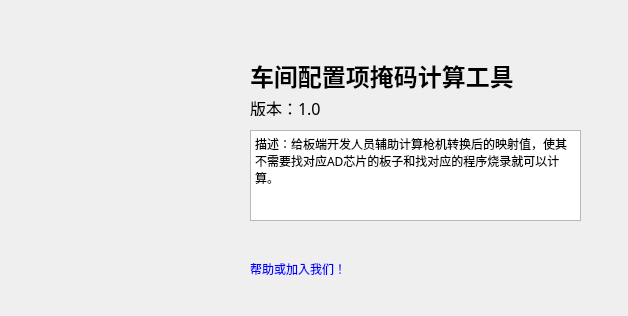
<?xml version="1.0" encoding="UTF-8"?>
<ui version="4.0">
 <class>AboutUsDialog</class>
 <widget class="QDialog" name="AboutUsDialog">
  <property name="geometry">
   <rect>
    <x>0</x>
    <y>0</y>
    <width>628</width>
    <height>316</height>
   </rect>
  </property>
  <property name="font">
   <font>
    <family>宋体</family>
   </font>
  </property>
  <property name="windowTitle">
   <string>关于</string>
  </property>
  <widget class="QLabel" name="label">
   <property name="geometry">
    <rect>
     <x>50</x>
     <y>70</y>
     <width>141</width>
     <height>141</height>
    </rect>
   </property>
   <property name="styleSheet">
    <string notr="true">background-image:url(:/image/ColorTranslate.ico)</string>
   </property>
   <property name="frameShadow">
    <enum>QFrame::Plain</enum>
   </property>
   <property name="text">
    <string/>
   </property>
   <property name="pixmap">
    <pixmap>:/images/factory.png</pixmap>
   </property>
   <property name="scaledContents">
    <bool>true</bool>
   </property>
  </widget>
  <widget class="QLabel" name="label_2">
   <property name="geometry">
    <rect>
     <x>250</x>
     <y>60</y>
     <width>291</width>
     <height>31</height>
    </rect>
   </property>
   <property name="font">
    <font>
     <pointsize>18</pointsize>
     <weight>75</weight>
     <bold>true</bold>
    </font>
   </property>
   <property name="text">
    <string>车间配置项掩码计算工具</string>
   </property>
  </widget>
  <widget class="QLabel" name="label_3">
   <property name="geometry">
    <rect>
     <x>250</x>
     <y>100</y>
     <width>111</width>
     <height>16</height>
    </rect>
   </property>
   <property name="font">
    <font>
     <family>宋体</family>
     <pointsize>12</pointsize>
    </font>
   </property>
   <property name="text">
    <string>版本：1.0</string>
   </property>
  </widget>
  <widget class="QLabel" name="joinUsURl">
   <property name="geometry">
    <rect>
     <x>250</x>
     <y>260</y>
     <width>291</width>
     <height>16</height>
    </rect>
   </property>
   <property name="text">
    <string>&lt;html&gt;&lt;head/&gt;&lt;body&gt;&lt;p&gt;&lt;a href=&quot;http://www.raysharp.cn/&quot;&gt;&lt;span style=&quot; text-decoration: underline; color:#0000ff;&quot;&gt;帮助或加入我们！&lt;/span&gt;&lt;/a&gt;&lt;/p&gt;&lt;/body&gt;&lt;/html&gt;</string>
   </property>
  </widget>
  <widget class="QTextBrowser" name="textBrowser">
   <property name="geometry">
    <rect>
     <x>250</x>
     <y>130</y>
     <width>331</width>
     <height>91</height>
    </rect>
   </property>
   <property name="html">
    <string>&lt;!DOCTYPE HTML PUBLIC &quot;-//W3C//DTD HTML 4.0//EN&quot; &quot;http://www.w3.org/TR/REC-html40/strict.dtd&quot;&gt;
&lt;html&gt;&lt;head&gt;&lt;meta name=&quot;qrichtext&quot; content=&quot;1&quot; /&gt;&lt;style type=&quot;text/css&quot;&gt;
p, li { white-space: pre-wrap; }
&lt;/style&gt;&lt;/head&gt;&lt;body style=&quot; font-family:'宋体'; font-size:9pt; font-weight:400; font-style:normal;&quot;&gt;
&lt;p style=&quot; margin-top:0px; margin-bottom:0px; margin-left:0px; margin-right:0px; -qt-block-indent:0; text-indent:0px;&quot;&gt;描述：给板端开发人员辅助计算枪机转换后的映射值，使其不需要找对应AD芯片的板子和找对应的程序烧录就可以计算。&lt;/p&gt;&lt;/body&gt;&lt;/html&gt;</string>
   </property>
  </widget>
 </widget>
 <resources/>
 <connections/>
</ui>
